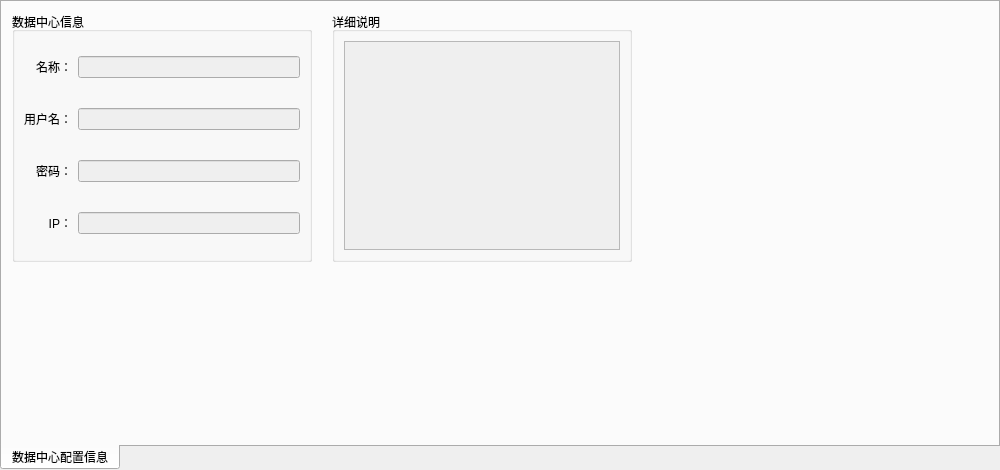
<?xml version="1.0" encoding="UTF-8"?>
<ui version="4.0">
 <class>CenterInfoWidget</class>
 <widget class="QTabWidget" name="CenterInfoWidget">
  <property name="geometry">
   <rect>
    <x>0</x>
    <y>0</y>
    <width>1000</width>
    <height>470</height>
   </rect>
  </property>
  <property name="tabPosition">
   <enum>QTabWidget::South</enum>
  </property>
  <widget class="QWidget" name="tab">
   <attribute name="title">
    <string>数据中心配置信息</string>
   </attribute>
   <widget class="QGroupBox" name="verticalGroupBox">
    <property name="geometry">
     <rect>
      <x>330</x>
      <y>10</y>
      <width>300</width>
      <height>250</height>
     </rect>
    </property>
    <property name="title">
     <string>详细说明</string>
    </property>
    <layout class="QVBoxLayout" name="verticalLayout_3">
     <item>
      <widget class="QTextEdit" name="centerDetailEdit">
       <property name="enabled">
        <bool>false</bool>
       </property>
      </widget>
     </item>
    </layout>
   </widget>
   <widget class="QGroupBox" name="groupBox">
    <property name="geometry">
     <rect>
      <x>10</x>
      <y>10</y>
      <width>300</width>
      <height>250</height>
     </rect>
    </property>
    <property name="title">
     <string>数据中心信息</string>
    </property>
    <layout class="QGridLayout" name="gridLayout">
     <property name="topMargin">
      <number>0</number>
     </property>
     <property name="bottomMargin">
      <number>0</number>
     </property>
     <item row="2" column="1">
      <widget class="QLineEdit" name="centerPasswordEdit">
       <property name="enabled">
        <bool>false</bool>
       </property>
       <property name="cursor">
        <cursorShape>ArrowCursor</cursorShape>
       </property>
       <property name="echoMode">
        <enum>QLineEdit::Password</enum>
       </property>
       <property name="readOnly">
        <bool>true</bool>
       </property>
      </widget>
     </item>
     <item row="2" column="0">
      <widget class="QLabel" name="label_4">
       <property name="text">
        <string>密码：</string>
       </property>
       <property name="alignment">
        <set>Qt::AlignRight|Qt::AlignTrailing|Qt::AlignVCenter</set>
       </property>
      </widget>
     </item>
     <item row="3" column="1">
      <widget class="QLineEdit" name="centerIPEdit">
       <property name="enabled">
        <bool>false</bool>
       </property>
       <property name="cursor">
        <cursorShape>ArrowCursor</cursorShape>
       </property>
       <property name="styleSheet">
        <string notr="true"/>
       </property>
       <property name="readOnly">
        <bool>true</bool>
       </property>
      </widget>
     </item>
     <item row="0" column="1">
      <widget class="QLineEdit" name="centerNameEdit">
       <property name="enabled">
        <bool>false</bool>
       </property>
       <property name="cursor">
        <cursorShape>ArrowCursor</cursorShape>
       </property>
       <property name="readOnly">
        <bool>true</bool>
       </property>
      </widget>
     </item>
     <item row="1" column="1">
      <widget class="QLineEdit" name="centerUserNameEdit">
       <property name="enabled">
        <bool>false</bool>
       </property>
       <property name="cursor">
        <cursorShape>ArrowCursor</cursorShape>
       </property>
       <property name="readOnly">
        <bool>true</bool>
       </property>
      </widget>
     </item>
     <item row="3" column="0">
      <widget class="QLabel" name="label_2">
       <property name="text">
        <string>IP：</string>
       </property>
       <property name="alignment">
        <set>Qt::AlignRight|Qt::AlignTrailing|Qt::AlignVCenter</set>
       </property>
      </widget>
     </item>
     <item row="0" column="0">
      <widget class="QLabel" name="label">
       <property name="text">
        <string>名称：</string>
       </property>
       <property name="alignment">
        <set>Qt::AlignRight|Qt::AlignTrailing|Qt::AlignVCenter</set>
       </property>
      </widget>
     </item>
     <item row="1" column="0">
      <widget class="QLabel" name="label_3">
       <property name="text">
        <string>用户名：</string>
       </property>
       <property name="alignment">
        <set>Qt::AlignRight|Qt::AlignTrailing|Qt::AlignVCenter</set>
       </property>
      </widget>
     </item>
    </layout>
   </widget>
  </widget>
 </widget>
 <resources/>
 <connections/>
</ui>
